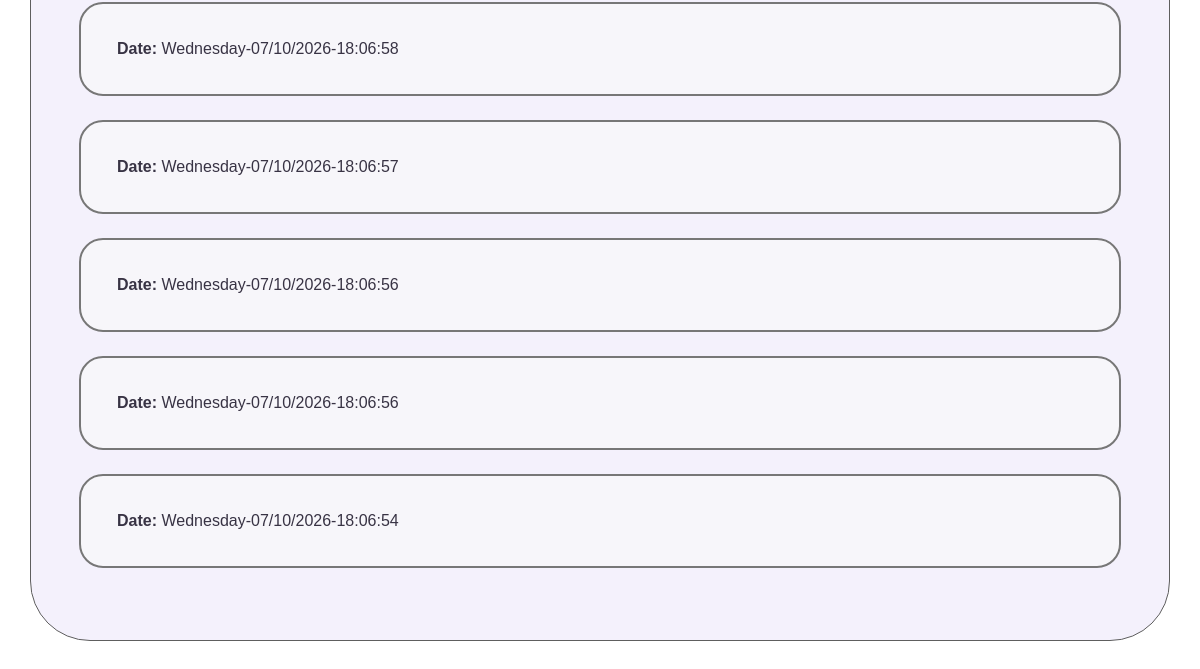
Before: /cardhistory/2 (lower part) with the older database file.
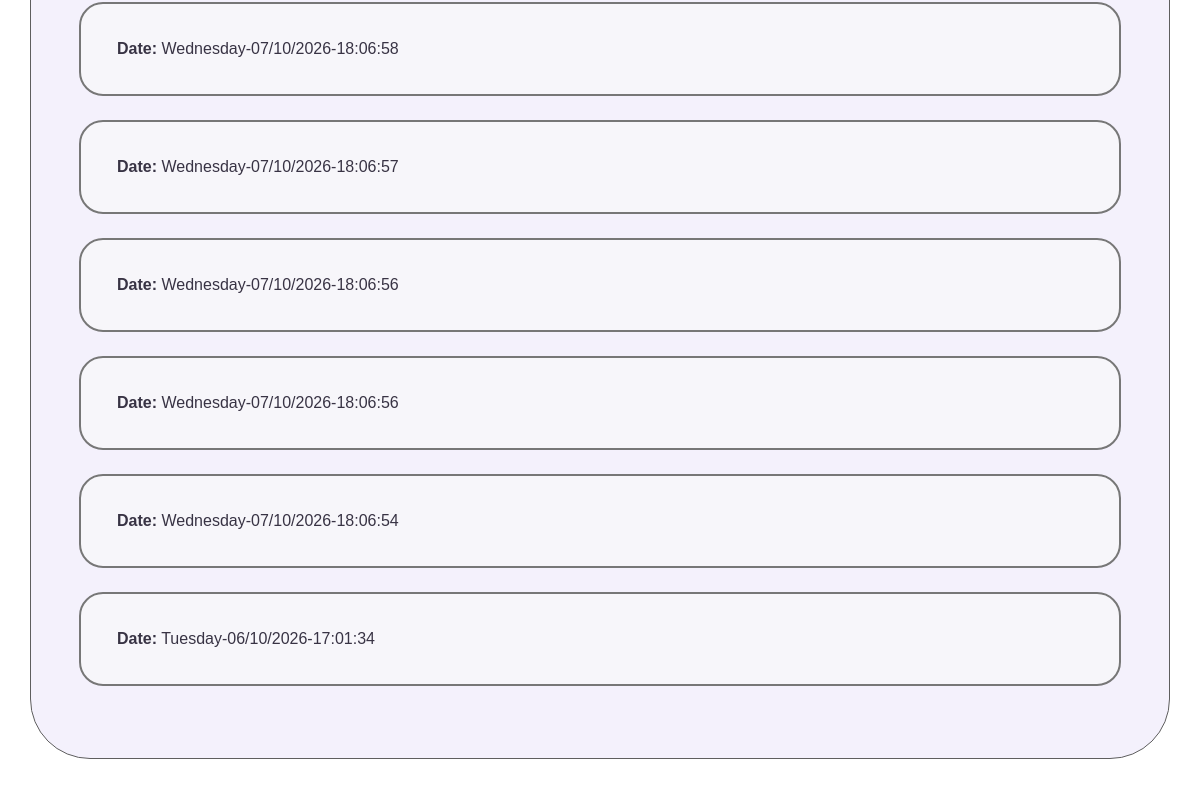
After: the same page with the newer database file.
### tables this page shows
CREATE TABLE ATTENDANCE_RECORDS (attendance_id INTEGER PRIMARY KEY, card_id INTEGER REFERENCES ATTENDANCE_CARDS (card_id), date TEXT);

### app.py (the view)
@app.route("/cardhistory/<card_id>")
def card_history(card_id):
    og_page = request.args.get("og_page", "/")
    db = get_db()
    records = db.execute("SELECT * FROM ATTENDANCE_RECORDS WHERE card_id = ? ORDER BY attendance_id DESC", (card_id,)).fetchall()
    students = db.execute("SELECT first_name, surname FROM STUDENTS WHERE card_id = ?", (card_id,)).fetchall()
    return render_template("cardhistory.html", card_id=card_id, students=students, records=records, og_page=og_page)

### app.py (called while the page is built)
def get_db():
    if "db" not in g:
        g.db = sqlite3.connect(DATABASE)
        g.db.row_factory = sqlite3.Row
    return g.db

### templates/cardhistory.html (shortened to what this page needs)
{% extends "layout.html" %}
{% block content %}
<link rel="stylesheet" href="{{ url_for('static', filename='cardhistory.css') }}">
    <section>
        {% for record in records %}
            <p class="record-date">
                <strong>Date:</strong> {{ record["date"] }}
            </p>
        {% endfor %}
    </section>
{% endblock %}

### templates/layout.html (shortened to what this page needs)
<!DOCTYPE html>
<html lang="en">
<link rel="stylesheet" href="{{ url_for('static', filename='layout.css') }}">
<body>
    {% block content %}
    {% endblock %}
</body>
</html>

### static/layout.css (style rules this page uses)
html, body, main { margin: 0; padding: 0; width: 100%; font-family: sans-serif; }
body { padding-top: 10cqw; }

### static/cardhistory.css (style rules this page uses)
section { color: #383344; background-color: #f4f1fc; border: 0.15cqw solid #5e5e5e; border-radius: 5cqw; padding: 4cqw; margin: 4cqw auto; width: 95%; box-sizing: border-box; }
p { background-color: #f7f6fa; border: 0.2cqw solid #777777; border-radius: 2cqw; padding: 3cqw; margin: 2cqw 0; overflow-wrap: anywhere; }

Changed rows visible on the page:
added ATTENDANCE_RECORDS: date "Tuesday-06/10/2026-17:01:34"
